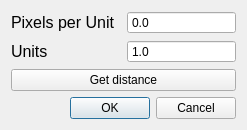
<?xml version="1.0" encoding="UTF-8"?>
<ui version="4.0">
 <class>ScaleDialog</class>
 <widget class="QDialog" name="ScaleDialog">
  <property name="geometry">
   <rect>
    <x>0</x>
    <y>0</y>
    <width>247</width>
    <height>122</height>
   </rect>
  </property>
  <property name="cursor">
   <cursorShape>PointingHandCursor</cursorShape>
  </property>
  <property name="windowTitle">
   <string>Dialog</string>
  </property>
  <layout class="QGridLayout" name="gridLayout">
   <item row="0" column="1">
    <widget class="QDoubleSpinBox" name="doubleSpinBox">
     <property name="wrapping">
      <bool>false</bool>
     </property>
     <property name="frame">
      <bool>true</bool>
     </property>
     <property name="buttonSymbols">
      <enum>QAbstractSpinBox::NoButtons</enum>
     </property>
     <property name="decimals">
      <number>1</number>
     </property>
     <property name="maximum">
      <double>1000000000000.000000000000000</double>
     </property>
    </widget>
   </item>
   <item row="0" column="0">
    <widget class="QLabel" name="label">
     <property name="font">
      <font>
       <pointsize>12</pointsize>
      </font>
     </property>
     <property name="text">
      <string>Pixels per Unit</string>
     </property>
    </widget>
   </item>
   <item row="1" column="0">
    <widget class="QLabel" name="label_2">
     <property name="font">
      <font>
       <pointsize>12</pointsize>
      </font>
     </property>
     <property name="text">
      <string>Units</string>
     </property>
    </widget>
   </item>
   <item row="4" column="0" colspan="2">
    <widget class="QDialogButtonBox" name="buttonBox">
     <property name="standardButtons">
      <set>QDialogButtonBox::Cancel|QDialogButtonBox::Ok</set>
     </property>
     <property name="centerButtons">
      <bool>false</bool>
     </property>
    </widget>
   </item>
   <item row="1" column="1">
    <widget class="QDoubleSpinBox" name="doubleSpinBox_2">
     <property name="wrapping">
      <bool>false</bool>
     </property>
     <property name="frame">
      <bool>true</bool>
     </property>
     <property name="buttonSymbols">
      <enum>QAbstractSpinBox::NoButtons</enum>
     </property>
     <property name="decimals">
      <number>1</number>
     </property>
     <property name="maximum">
      <double>1000000000000.000000000000000</double>
     </property>
     <property name="value">
      <double>1.000000000000000</double>
     </property>
    </widget>
   </item>
   <item row="3" column="0" colspan="2">
    <widget class="QPushButton" name="pushButton">
     <property name="text">
      <string>Get distance</string>
     </property>
    </widget>
   </item>
  </layout>
 </widget>
 <resources/>
 <connections/>
</ui>
